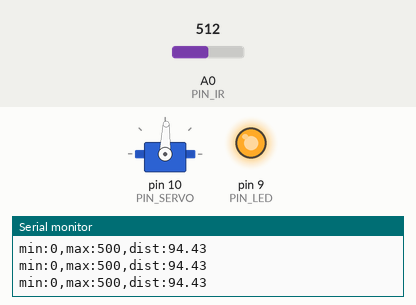
The sketch below on a simulated Arduino Uno, built with avr-gcc and run on an emulated ATmega328P. Shown: servo, output pins drawn as LEDs (lit = HIGH), the last lines printed to the serial monitor. Inputs (shaded band) come from the test bench; at power-on: A0 (PIN_IR) = 512.

Above: at 2.2 s.
2.3 s: A0 (PIN_IR) set to 473
At 3.5 s:
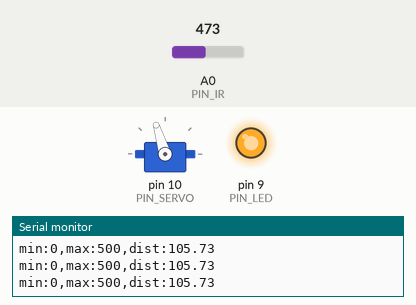
3.8 s: A0 (PIN_IR) set to 296
6.8 s: A0 (PIN_IR) set to 267
At 7.1 s:
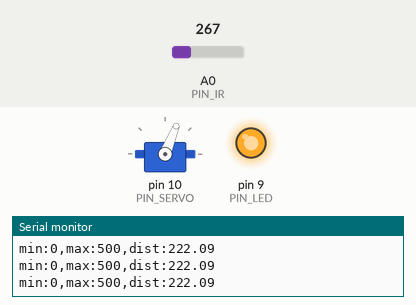
8.3 s: A0 (PIN_IR) set to 306
At 9.5 s:
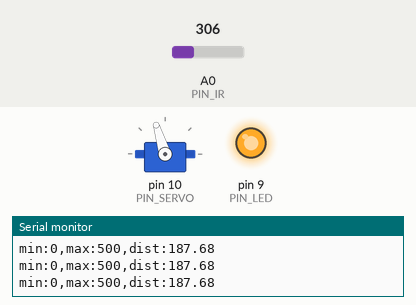
9.8 s: A0 (PIN_IR) set to 250
At 10.7 s:
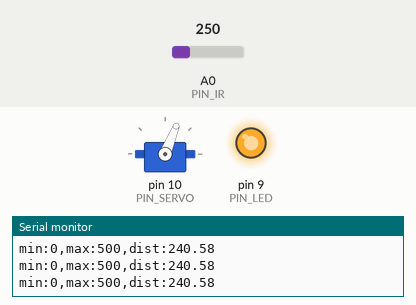
Timing chart, 0 to 12.3 s (numbered marks = the images above; inputs shaded):
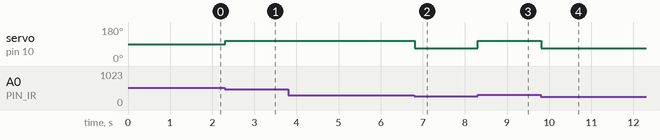

Measured:
- the behaviour switches between 482 and 481 on A0 (PIN_IR) (found by bisection; images 0 and 1)
- the behaviour switches between 281 and 280 on A0 (PIN_IR) (found by bisection; images 1 and 2)
- after the input at 2.3 s, servo on pin 10 (PIN_SERVO): 88° → 107° at once
- after the input at 6.8 s, servo on pin 10 (PIN_SERVO): 107° → 68° at once
- after the input at 8.3 s, servo on pin 10 (PIN_SERVO): 68° → 107° at once
- after the input at 9.8 s, servo on pin 10 (PIN_SERVO): 107° → 68° at once

The sketch:

21_bbc_20203035.ino
```cpp
#include <Servo.h>
// Arduino pin assignment
#define PIN_IR A0
#define PIN_LED 9
#define PIN_SERVO 10

Servo myservo;

void setup() {
// initialize GPIO pins
  pinMode(PIN_LED,OUTPUT);
  digitalWrite(PIN_LED, 1);

// initialize serial port
  Serial.begin(57600);

// initialize servoMotor
  myservo.attach(PIN_SERVO);
  myservo.writeMicroseconds(1450);
  delay(1000);
}

float ir_distance(void){ // return value unit: mm
  float val;
  float volt = float(analogRead(PIN_IR));
  val = ((6762.0/(volt-9.0))-4.0) * 10.0;
  return val;
}

void loop() {
  float raw_dist = ir_distance();
  Serial.print("min:0,max:500,dist:");
  Serial.println(raw_dist);
  if (103 < raw_dist && raw_dist < 209) {
    myservo.writeMicroseconds(1650);
    }
  else if (209 < raw_dist && raw_dist < 260){
    myservo.writeMicroseconds(1250);
    }
}
```
